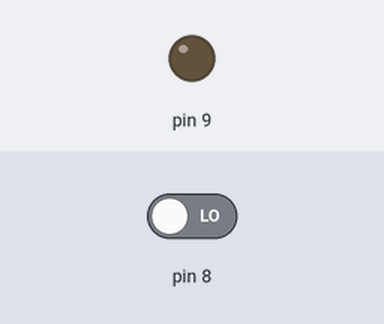
A sketch run on a simulated Arduino Uno, built with avr-gcc and run on an emulated ATmega328P. Parts: output pins drawn as LEDs (lit = HIGH). Inputs (shaded band) come from the test bench; at power-on: pin 8 LOW.

Above: at 1.2 s.
1.3 s: pin 8 driven HIGH
At 2.3 s:
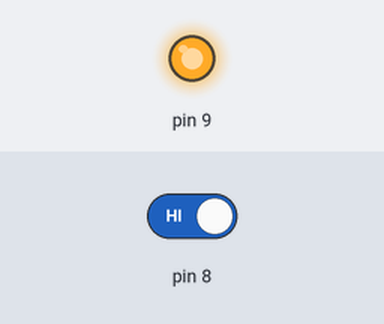
2.8 s: pin 8 driven LOW
At 3.4 s:
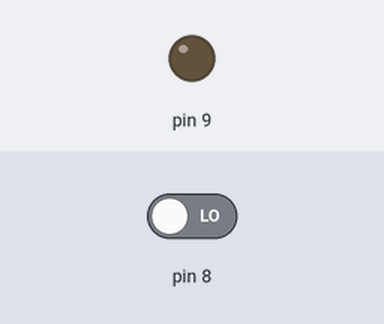
Timing chart, 0 to 5.8 s (numbered marks = the images above; inputs shaded):
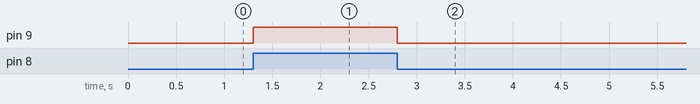

Measured:
- after the input at 1.3 s, pin 9: LOW → HIGH at once
- after the input at 2.8 s, pin 9: HIGH → LOW at once

The sketch:

20201015_Button_LED.ino
```cpp
void setup() {
  pinMode(8,INPUT);
  pinMode(9,OUTPUT);
  Serial.begin(9600);

}

void loop() {
  if(digitalRead(8) == 1)
  {
    digitalWrite(9,HIGH);
  }
  else
  {
    digitalWrite(9,LOW);
  }


}
```
